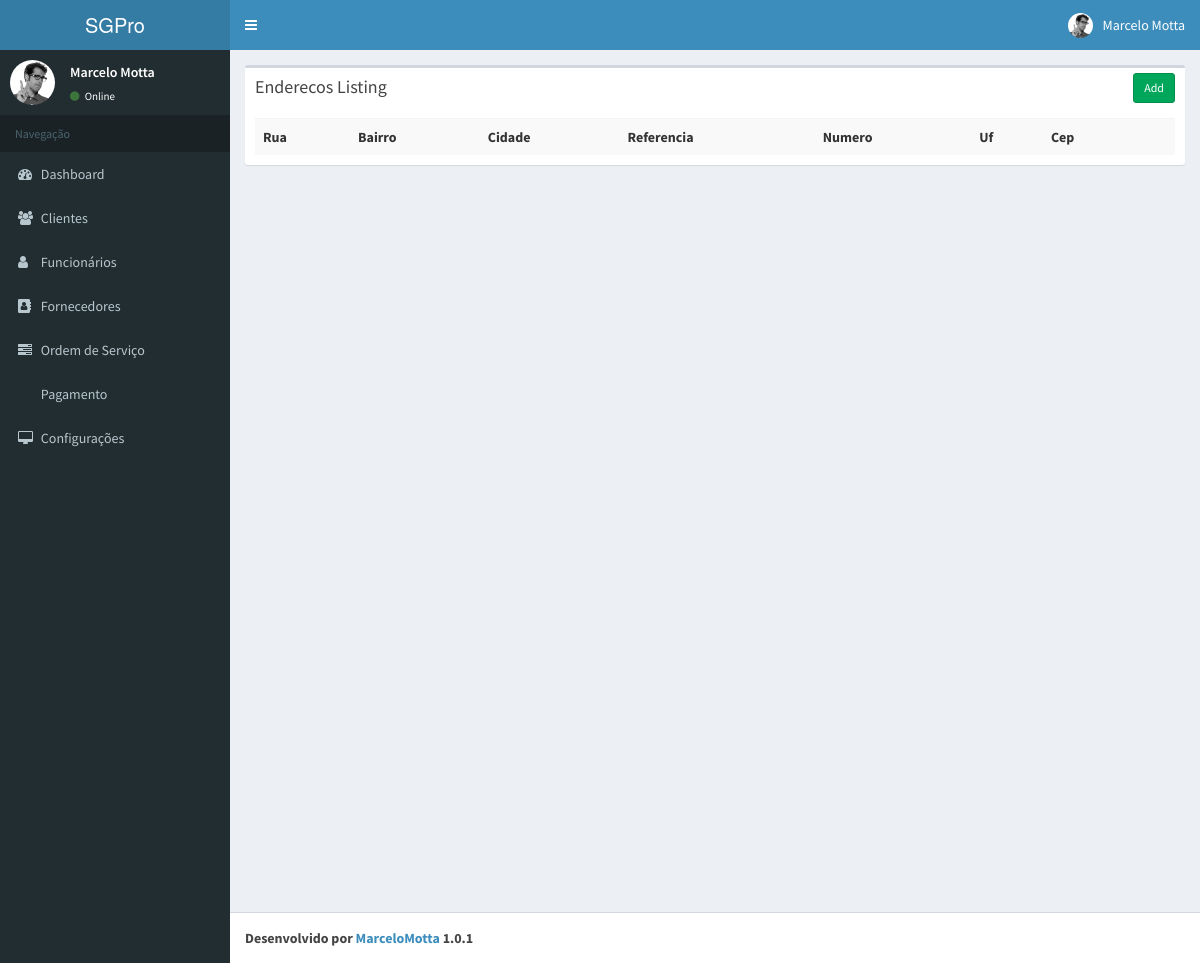
Before: /app-developing/endereco/index?&per_page=20 with the older database file.
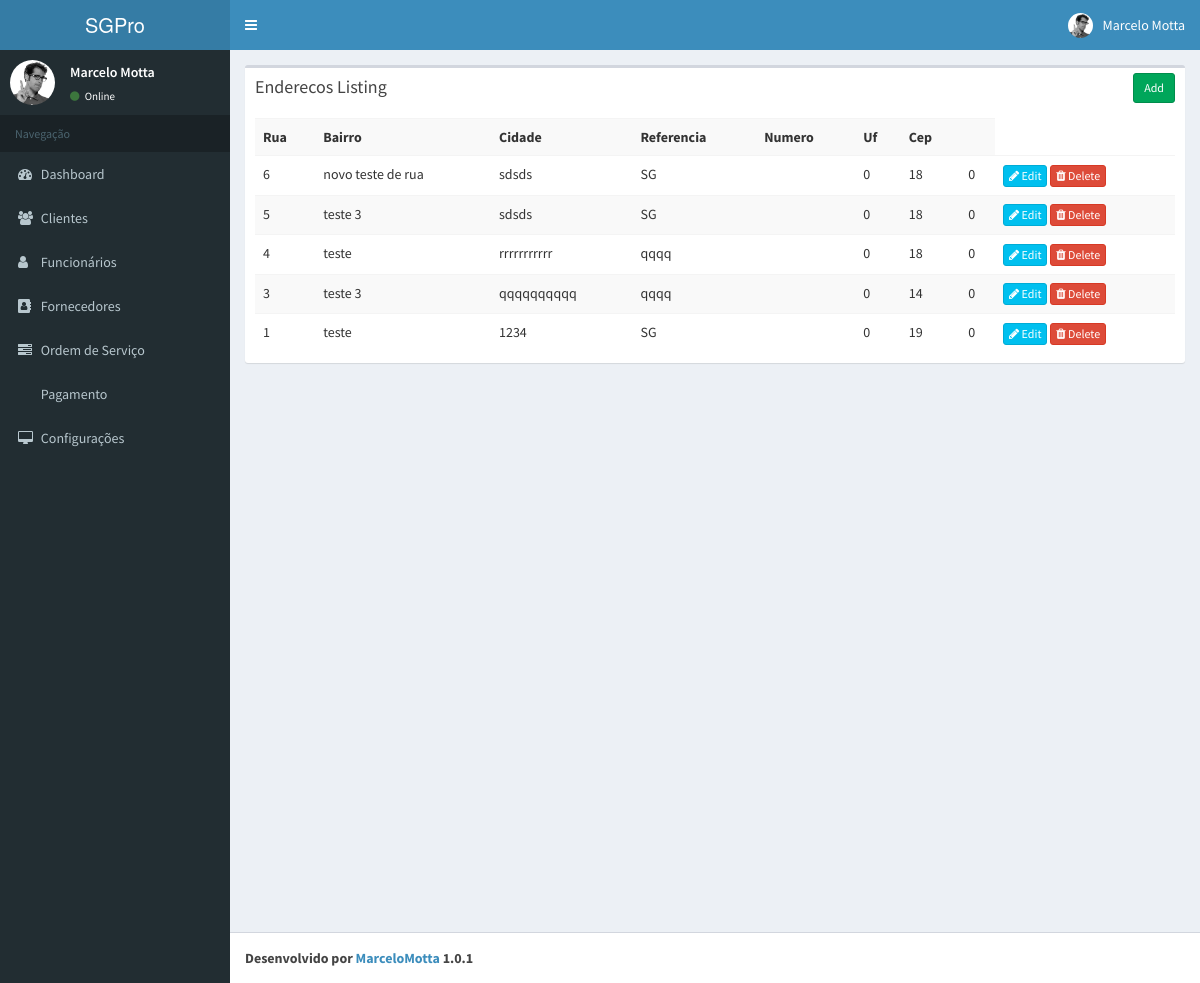
After: the same page with the newer database file.
### tables this page shows
CREATE TABLE `enderecos` (
  `id_endereco` int(11) NOT NULL,
  `rua` varchar(80) NOT NULL,
  `bairro` varchar(50) NOT NULL,
  `cidade` varchar(80) NOT NULL,
  `referencia` varchar(150) DEFAULT NULL,
  `numero` int(30) NOT NULL,
  `uf` int(11) NOT NULL,
  `cep` int(20) DEFAULT NULL
);

### app-developing/application/controllers/Endereco.php (called while the page is built, shortened)
<?php
class Endereco extends CI_Controller{
    function __construct()
    {
        $this->load->model('Endereco_model');
    }
    function index()
    {
        $params['limit'] = 30;
        $params['offset'] = ($this->input->get('per_page')) ? $this->input->get('per_page') : 0;
        $data['enderecos'] = $this->Endereco_model->get_all_enderecos($params);
        $data['_view'] = 'endereco/index';
        $this->load->view('layouts/main',$data);
    }
}

### app-developing/index.php (called while the page is built, shortened)
<?php
require_once BASEPATH.'core/CodeIgniter.php';

### app-developing/application/models/Endereco_model.php (called while the page is built, shortened)
<?php
class Endereco_model extends CI_Model
{
   function get_all_enderecos($params = array())
   {
       $this->db->order_by('id_endereco', 'desc');
       if(isset($params) && !empty($params))
       {
           $this->db->limit($params['limit'], $params['offset']);
       }
       return $this->db->get('enderecos')->result_array();
   }
    function get_all_enderecos_count()
    {
        $this->db->from('enderecos');
        return $this->db->count_all_results();
    }
}

### app-developing/application/views/endereco/index.php (the view, shortened to what this page needs)
<div class="row">
    <div class="col-md-12">
        <div class="box">
            <div class="box-header">
                <h3 class="box-title">Enderecos Listing</h3>
            	<div class="box-tools">
                    <a href="<?php echo site_url('endereco/add'); ?>" class="btn btn-success btn-sm">Add</a>
                </div>
            </div>
            <div class="box-body">
                <table class="table table-striped">
                    <tr>
						<th>Rua</th>
						<th>Bairro</th>
						<th>Cidade</th>
						<th>Referencia</th>
						<th>Numero</th>
						<th>Uf</th>
						<th>Cep</th>
						<th></th>
                    </tr>
                    <?php foreach($enderecos as $e){ ?>
                    <tr>
						<td><?php echo $e['id_endereco']; ?></td>
						<td><?php echo $e['rua']; ?></td>
						<td><?php echo $e['bairro']; ?></td>
						<td><?php echo $e['cidade']; ?></td>
						<td><?php echo $e['referencia']; ?></td>
						<td><?php echo $e['numero']; ?></td>
						<td><?php echo $e['uf']; ?></td>
						<td><?php echo $e['cep']; ?></td>
						<td>
                            <a href="<?php echo site_url('endereco/edit/'.$e['id_endereco']); ?>" class="btn btn-info btn-xs"><span class="fa fa-pencil"></span> Edit</a>
                            <a href="<?php echo site_url('endereco/remove/'.$e['id_endereco']); ?>" class="btn btn-danger btn-xs"><span class="fa fa-trash"></span> Delete</a>
                        </td>
                    </tr>
                    <?php } ?>
                </table>
            </div>
        </div>
    </div>
</div>

Changed rows visible on the page:
added enderecos: id_endereco "6", rua "novo teste de rua", bairro "sdsds", cidade "SG", numero "0", uf "18", cep "0"
added enderecos: id_endereco "5", rua "teste 3", bairro "sdsds", cidade "SG", numero "0", uf "18", cep "0"
added enderecos: id_endereco "4", rua "teste", bairro "rrrrrrrrrrr", cidade "qqqq", numero "0", uf "18", cep "0"
added enderecos: id_endereco "3", rua "teste 3", bairro "qqqqqqqqqq", cidade "qqqq", numero "0", uf "14", cep "0"
added enderecos: id_endereco "1", rua "teste", bairro "1234", cidade "SG", numero "0", uf "19", cep "0"
